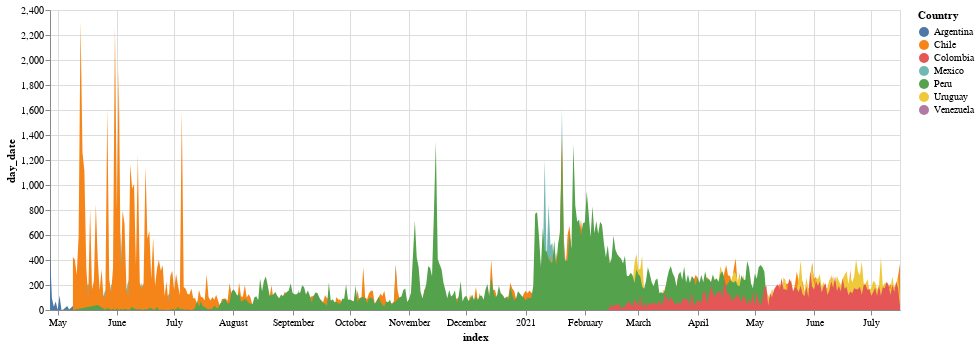

Notebook source saved alongside this figure:
### Code cell
import altair as alt
alt.Chart(result).mark_area().encode(
    alt.X('index:T'),
    y = alt.Y("day_date:Q", stack=None),
    color = "Country",
    tooltip = ('index:T', 'day_date', 'Country')
).properties(
    width=850,
    height=300
)

### Figure 1 — Vega-Lite specification as saved in the notebook (floating-point values rounded to 4 significant figures; data arrays with more than 128 entries replaced by an {"elided": "..."} marker saying what was removed)
{"config": {"view": {"continuousWidth": 400, "continuousHeight": 300}}, "data": {"name": "data-1898517bf21d0b531f5acbcf6e35fd00"}, "mark": "area", "encoding": {"color": {"type": "nominal", "field": "Country"}, "tooltip": [{"type": "temporal", "field": "index"}, {"type": "quantitative", "field": "day_date"}, {"type": "nominal", "field": "Country"}], "x": {"type": "temporal", "field": "index"}, "y": {"type": "quantitative", "field": "day_date", "stack": null}}, "height": 300, "width": 850, "$schema": "https://vega.github.io/schema/vega-lite/v4.8.1.json", "datasets": {"data-1898517bf21d0b531f5acbcf6e35fd00": {"elided": "2079 records"}}}
